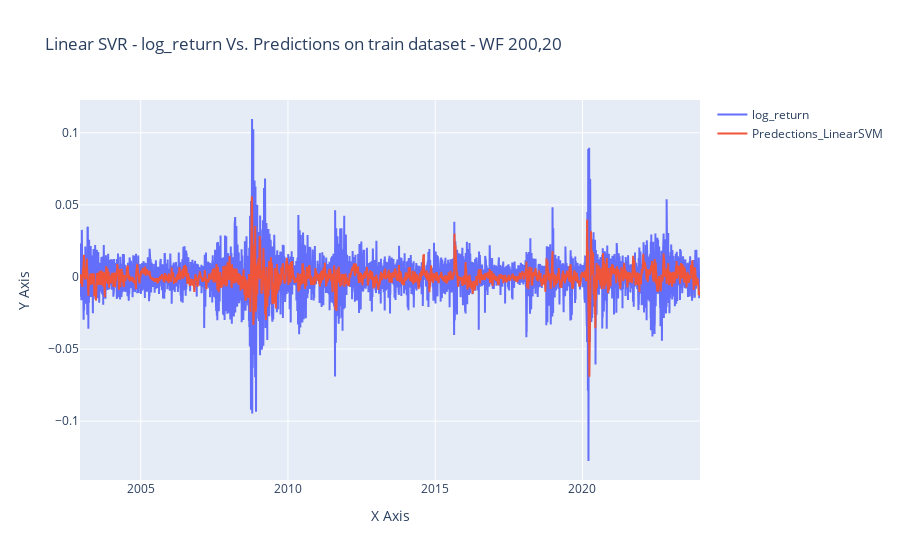

The notebook cell saved with this chart:
### Markdown cell above
In the context of regression tasks like this one (since SVR is a Support Vector Machine for regression),
where the target variable is continuous (e.g., log returns), a model score less than 0 typically indicates 
that the model is performing poorly and making predictions that are worse than simply using the mean or another
basic statistical measure as the prediction for all samples.

### Code cell
# Assuming df is your DataFrame containing the data
# Replace 'feature1' and 'feature2' with the names of the features you want to plot
feature1 = 'log_return'
feature2 = 'Predections_LinearSVM'

# Create line plot
fig = go.Figure(data=go.Scatter(
    x=sp500_d.index,  # Assuming the index represents x-axis values
    y=sp500_d[feature1],
    mode='lines',
    name=feature1
))

# Add another line plot for the second feature
fig.add_trace(go.Scatter(
    x=sp500_d.index,  # Assuming the index represents x-axis values
    y=sp500_d[feature2],
    mode='lines',
    name=feature2
))

# Customize layout
fig.update_layout(
    title='Linear SVR - log_return Vs. Predictions on train dataset - WF 200,20',
    xaxis=dict(title='X Axis'),  # Customize x-axis label
    yaxis=dict(title='Y Axis'),  # Customize y-axis label
    hovermode='closest'
)

# Show plot
fig.show()

### Figure 1 — Plotly figure (JSON) as saved in the notebook; plotly's stock layout.template omitted (floating-point values rounded to 4 significant figures; data arrays with more than 128 entries replaced by an {"elided": "..."} marker saying what was removed)
{"data": [{"mode": "lines", "name": "log_return", "type": "scatter", "x": {"elided": "5300 str values"}, "y": {"elided": "5300 float values"}}, {"mode": "lines", "name": "Predections_LinearSVM", "type": "scatter", "x": {"elided": "5300 str values"}, "y": {"elided": "5300 float values"}}], "layout": {"hovermode": "closest", "title": {"text": "Linear SVR - log_return Vs. Predictions on train dataset - WF 200,20"}, "xaxis": {"title": {"text": "X Axis"}}, "yaxis": {"title": {"text": "Y Axis"}}}}
